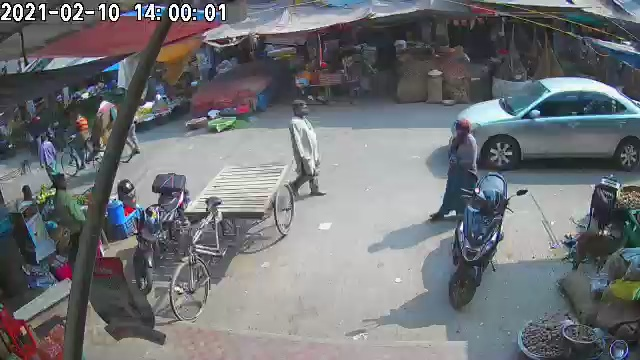
#> input picture data/train/2021-02-10-14-00-021.jpg, 640 x 360 px; its folder holds only this picture in this run
$ python main.py
#> lines starting #> are read from the running program, lines starting #| are printed output that depends on the picture
import os
import cv2
import time

img_arr = []
dataPath = os.getcwd()+("/data/train")
dataP = os.getcwd() + "/data-p"

for i in os.listdir(dataPath):
    img = cv2.imread(dataPath+'/'+i, 1)
#> img is the input picture: shape (360, 640, 3); mean B, G, R 117.5, 114.1, 111.7
    img_arr.append(img)

# i = 0
# while True:
val = 0
# print(img_arr)
count = 0
for image in img_arr:
    img = image
    h = 130
    w = 65
    x = 0
    y = 0
    step_w = 25
    step_h = 50
    H, W = img.shape[:2]
    for height in range(0, H, step_h):
        for width in range(0, W, step_w):
            crop = img[height: height+h , width: width+w]
            crop_h, crop_w = crop.shape[:2]
            if crop_h == h and crop_w == w:
                cv2.imwrite(dataP+"/"+str(count)+".jpg", crop)
            count += 1
#> this loop made 1 pass
#> (h, w, x, y, step_w, step_h, H, W) on pass 1: (130, 65, 0, 0, 25, 50, 360, 640)
#> pass 1, `cv2.imwrite(dataP+"/"+str(count)+".jpg", crop)`:
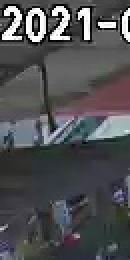
#> saved as 0.jpg: shape (130, 65, 3) (shown 2 times larger); mean B, G, R 82.9, 80.1, 79.6
#> pass 1, `cv2.imwrite(dataP+"/"+str(count)+".jpg", crop)`:
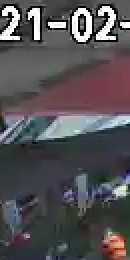
#> saved as 1.jpg: shape (130, 65, 3) (shown 2 times larger); mean B, G, R 84.6, 81.1, 84.4
#> pass 1, `cv2.imwrite(dataP+"/"+str(count)+".jpg", crop)`:
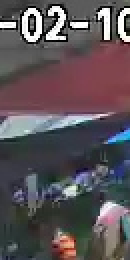
#> saved as 2.jpg: shape (130, 65, 3) (shown 2 times larger); mean B, G, R 87.4, 82.7, 90.9
#> pass 1, `cv2.imwrite(dataP+"/"+str(count)+".jpg", crop)`:
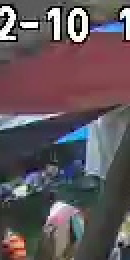
#> saved as 3.jpg: shape (130, 65, 3) (shown 2 times larger); mean B, G, R 90.8, 85.7, 97.1
#> after the loop, count = 208
    # [19 lines of commented-out code are left out]

$ run again, on data/train/2021-02-10-14-00-0212.jpg
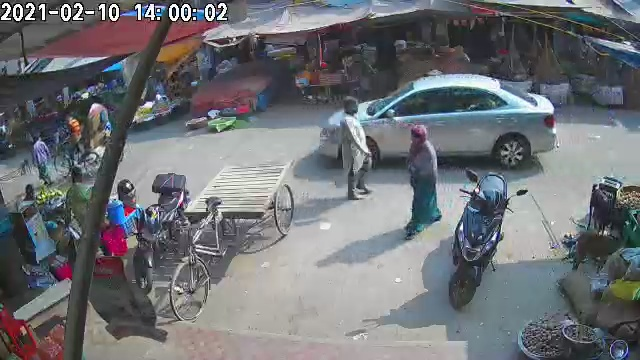
#> input picture data/train/2021-02-10-14-00-0212.jpg, 640 x 360 px
#> img is the input picture: shape (360, 640, 3); mean B, G, R 117.2, 113.3, 111.1
#> the loop `for image in img_arr:` made 1 pass
#> (h, w, x, y, step_w, step_h, H, W) on pass 1: (130, 65, 0, 0, 25, 50, 360, 640)
#> pass 1, `cv2.imwrite(dataP+"/"+str(count)+".jpg", crop)`:
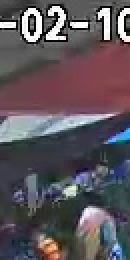
#> saved as 2.jpg: shape (130, 65, 3) (shown 2 times larger); mean B, G, R 91, 84.7, 92.3
#> pass 1, `cv2.imwrite(dataP+"/"+str(count)+".jpg", crop)`:
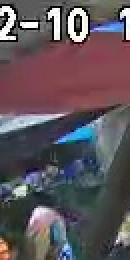
#> saved as 3.jpg: shape (130, 65, 3) (shown 2 times larger); mean B, G, R 91, 84.7, 94.5
#> after the loop `for image in img_arr:`: count = 208
